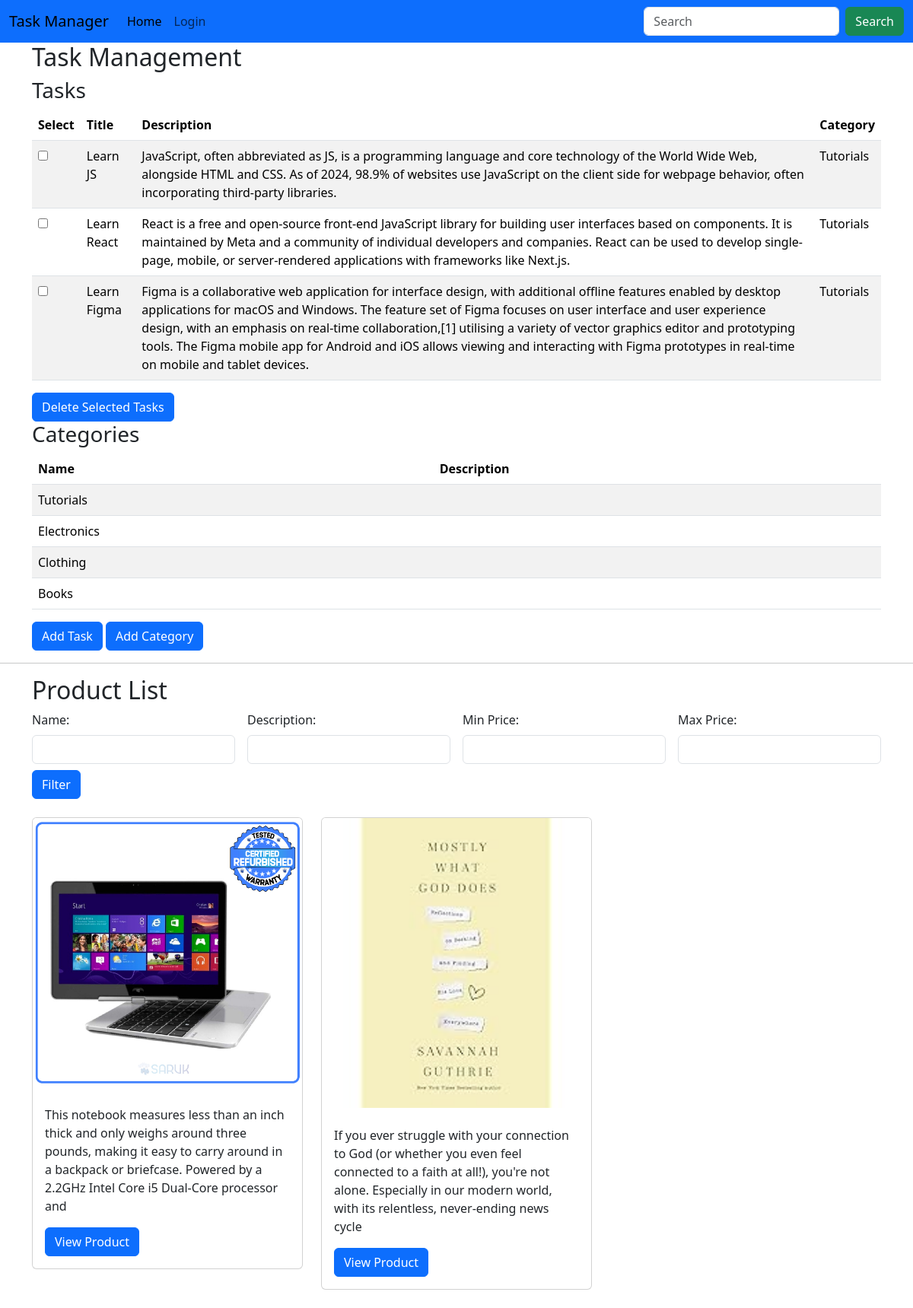
The page / on the database its author committed.
### tasks/models.py (models this page shows, shortened)
class Task(models.Model):
    title = models.CharField(max_length=50)
    description = models.TextField(max_length=500)
    category = models.ForeignKey(Category, on_delete=models.CASCADE)

class Category(models.Model):
    name = models.CharField(max_length=200)
    def __str__(self):
        return self.name

class Product(models.Model):
    CATEGORY_CHOICES = [
        ('electronics', 'Electronics'),
        ('clothing', 'Clothing'),
        ('books', 'Books'),
        ('tutorials', 'Tutorials')
    ]
    name = models.CharField(max_length=100)
    category = models.CharField(max_length=20, choices=CATEGORY_CHOICES)
    price = models.DecimalField(max_digits=10, decimal_places=2)
    description = models.TextField(max_length=200)
    image = models.ImageField(upload_to='product_images/')
    available = models.BooleanField(default=True)
    created_at = models.DateTimeField(auto_now_add=True)
    updated_at = models.DateTimeField(auto_now=True)

### tasks/views.py (the view)
# urls.py: path('', views.homepage, name='home'),
def homepage(request):
    tasks = Task.objects.all()
    categories = Category.objects.all()
    products = Product.objects.all()
    return render(request, 'home.html', {'tasks': tasks,'categories': categories,'products':products})

### templates/home.html (shortened to what this page needs)
{% extends 'base.html' %}
{% block content %}
<div class="container">
    <h2>Task Management</h2>
    <form method="post">
        <h3>Tasks</h3>
        <table class="table table-striped">
            <thead>
                <tr>
                    <th>Select</th>
                    <th>Title</th>
                    <th>Description</th>
                    <th>Category</th>
                </tr>
            </thead>
            <tbody>
                {% for task in tasks %}
                    <tr>
                        <td><input type="checkbox" name="selected_tasks" value="{{ task.id }}"></td>
                        <td>{{ task.title }}</td>
                        <td>{{ task.description }}</td>
                        <td>{{ task.category }}</td>
                    </tr>
                {% endfor %}
            </tbody>
        </table>
        <button type="submit" class="btn btn-primary">Delete Selected Tasks</button>
    </form>
    <h3>Categories</h3>
    <table class="table table-striped">
        <thead>
            <tr>
                <th>Name</th>
                <th>Description</th>
            </tr>
        </thead>
        <tbody>
            {% for category in categories %}
                <tr>
                    <td>{{ category.name }}</td>
                    <td>{{ category.description }}</td>
                </tr>
            {% endfor %}
        </tbody>
    </table>
    <div>
        <a href="#" class="btn btn-primary">Add Task</a>
        <a href="#" class="btn btn-primary">Add Category</a>
    </div>
</div>
<hr>
<div class="container">
    <h2>Product List</h2>
    <div class="row">
        {% include 'filter.html' %}
        {% for product in products %}
        <div class="col-md-4">
            <div class="card mb-4">
                <img src="{{ product.image.url }}" class="card-img-top" alt="{{ product.title }}">
                <div class="card-body">
                    <p class="card-text">{{ product.description }}</p>
                    <a href="#" class="btn btn-primary">View Product</a>
                </div>
            </div>
        </div>
        {% endfor %}
    </div>
</div>
{% endblock %}

### templates/base.html (shortened to what this page needs)
<!DOCTYPE html>
<html lang="en">
<head>
    <link href="https://cdn.jsdelivr.net/npm/bootstrap@5.3.2/dist/css/bootstrap.min.css" rel="stylesheet">
    <link href="https://cdn.jsdelivr.net/boxicons/2.0.7/css/boxicons.min.css" rel="stylesheet">
</head>
<body>
      <nav class="navbar navbar-expand-lg bg-primary">
        <div class="container-fluid">
          <a class="navbar-brand" href="{% url 'home' %}">Task Manager</a>
          <div class="collapse navbar-collapse" id="navbarNav">
            <ul class="navbar-nav">
              <li class="nav-item">
                <a class="nav-link active" aria-current="page" href="{% url 'home' %}">Home</a>
              </li>
              {% if user.is_authenticated %}
              <li class="nav-item">
                <a class="nav-link" href="{% url 'logout' %}">Logout</a>
              </li>
              {% else %}
              <li class="nav-item">
                <a class="nav-link" href="{% url 'login' %}">Login</a>
              </li>
              {% endif %}
            </ul>
            <form class="d-flex ms-auto" role="search">
                <input class="form-control me-2" type="search" placeholder="Search" aria-label="Search">
                <button class="btn btn-success" type="submit">Search</button>
              </form>
          </div>
        </div>
      </nav>
    {% block content %}
    {% endblock %}
</body>
</html>

### templates/filter.html
<form method="get" class="mb-4">
    <div class="row g-3">
        <div class="col-md-3">
            <label for="name" class="form-label">Name:</label>
            <input type="text" id="name" name="name" class="form-control">
        </div>
        <div class="col-md-3">
            <label for="description" class="form-label">Description:</label>
            <input type="text" id="description" name="description" class="form-control">
        </div>
        <div class="col-md-3">
            <label for="min_price" class="form-label">Min Price:</label>
            <input type="number" id="min_price" name="min_price" class="form-control">
        </div>
        <div class="col-md-3">
            <label for="max_price" class="form-label">Max Price:</label>
            <input type="number" id="max_price" name="max_price" class="form-control">
        </div>
    </div>
    <button type="submit" class="btn btn-primary mt-2">Filter</button>
</form>

### rows shown on the page
Task: title "Learn JS", description "JavaScript, often abbreviated as JS, is a programming language and core technology of the World Wide Web, alongside HTML and CSS. As of 2024, 98.9% of websites use JavaScript on the client side for webpage behavior, often incorporating third-party libraries.", category "Tutorials"
Task: title "Learn React", description "React is a free and open-source front-end JavaScript library for building user interfaces based on components. It is maintained by Meta and a community of individual developers and companies. React can be used to develop single-page, mobile, or server-rendered applications with frameworks like Next.js.", category "Tutorials"
Task: title "Learn Figma", description "Figma is a collaborative web application for interface design, with additional offline features enabled by desktop applications for macOS and Windows. The feature set of Figma focuses on user interface and user experience design, with an emphasis on real-time collaboration,[1] utilising a variety of vector graphics editor and prototyping tools. The Figma mobile app for Android and iOS allows viewing and interacting with Figma prototypes in real-time on mobile and tablet devices.", category "Tutorials"
Category: name "Tutorials"
Category: name "Electronics"
Category: name "Clothing"
Category: name "Books"
Product: image (picture), description "This notebook measures less than an inch thick and only weighs around three pounds, making it easy to carry around in a backpack or briefcase. Powered by a 2.2GHz Intel Core i5 Dual-Core processor and"
Product: image (picture), description "If you ever struggle with your connection to God (or whether you even feel connected to a faith at all!), you're not alone. Especially in our modern world, with its relentless, never-ending news cycle"
